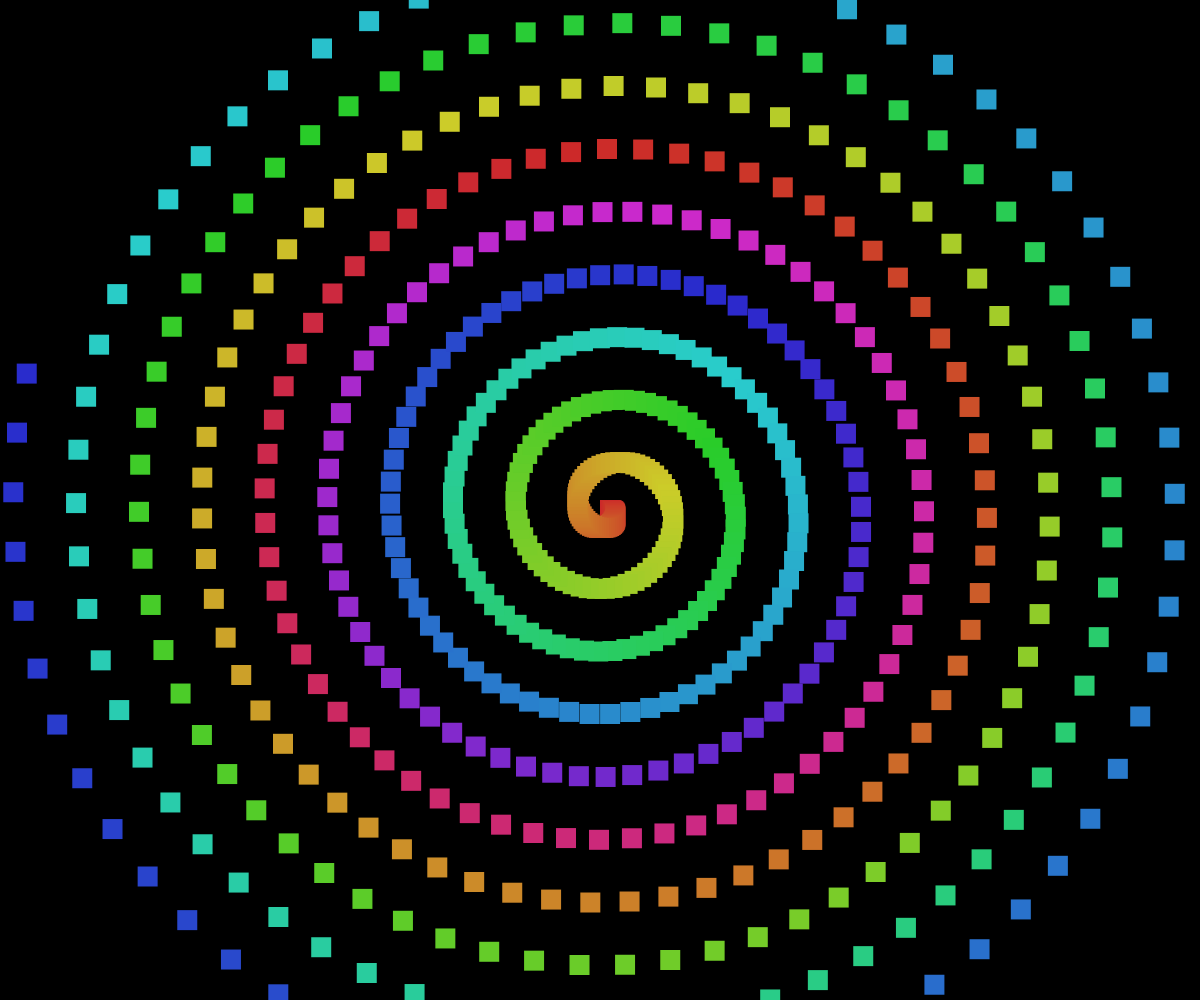
Frame 1 (no input)
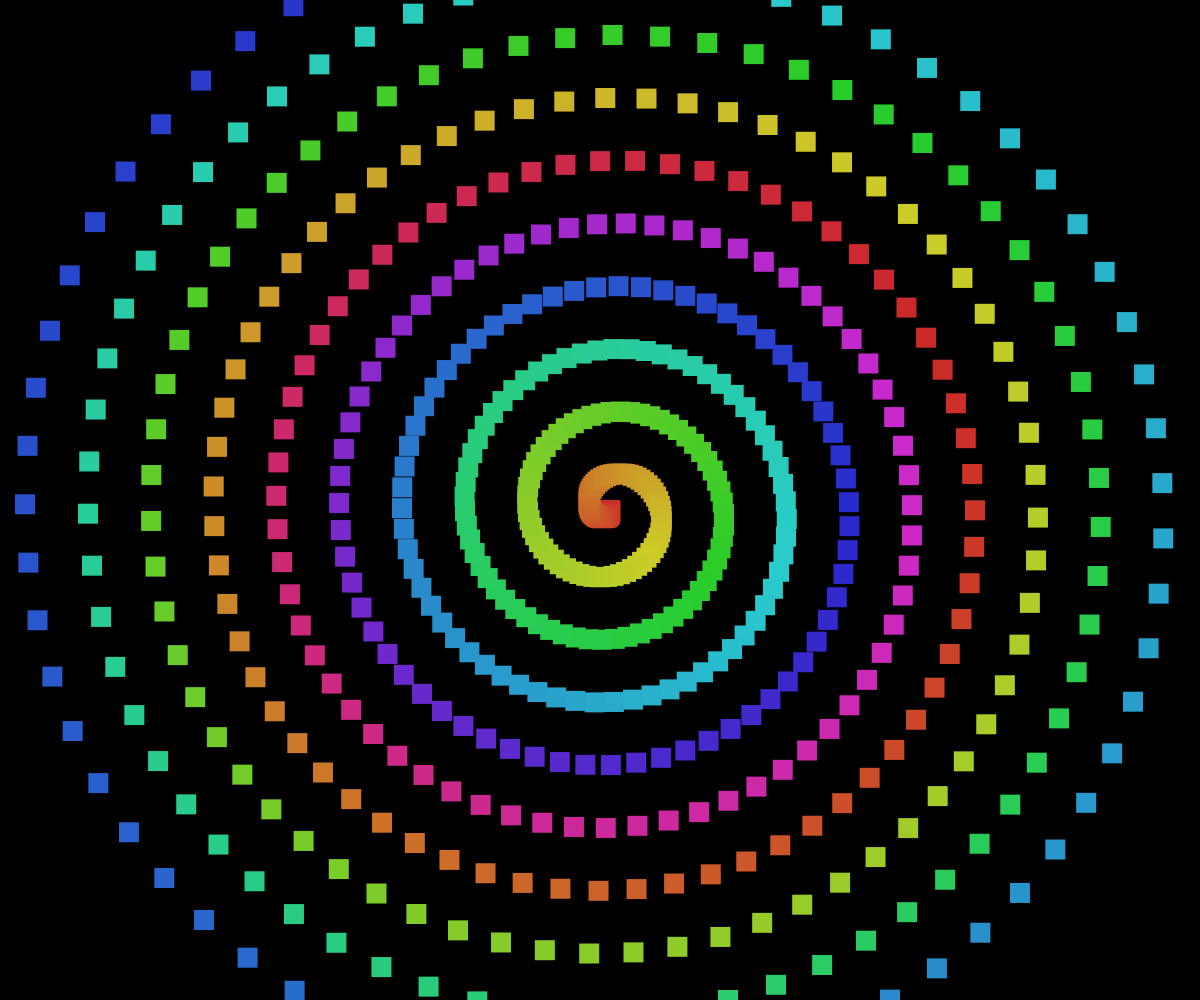
Frame 60 (no input)
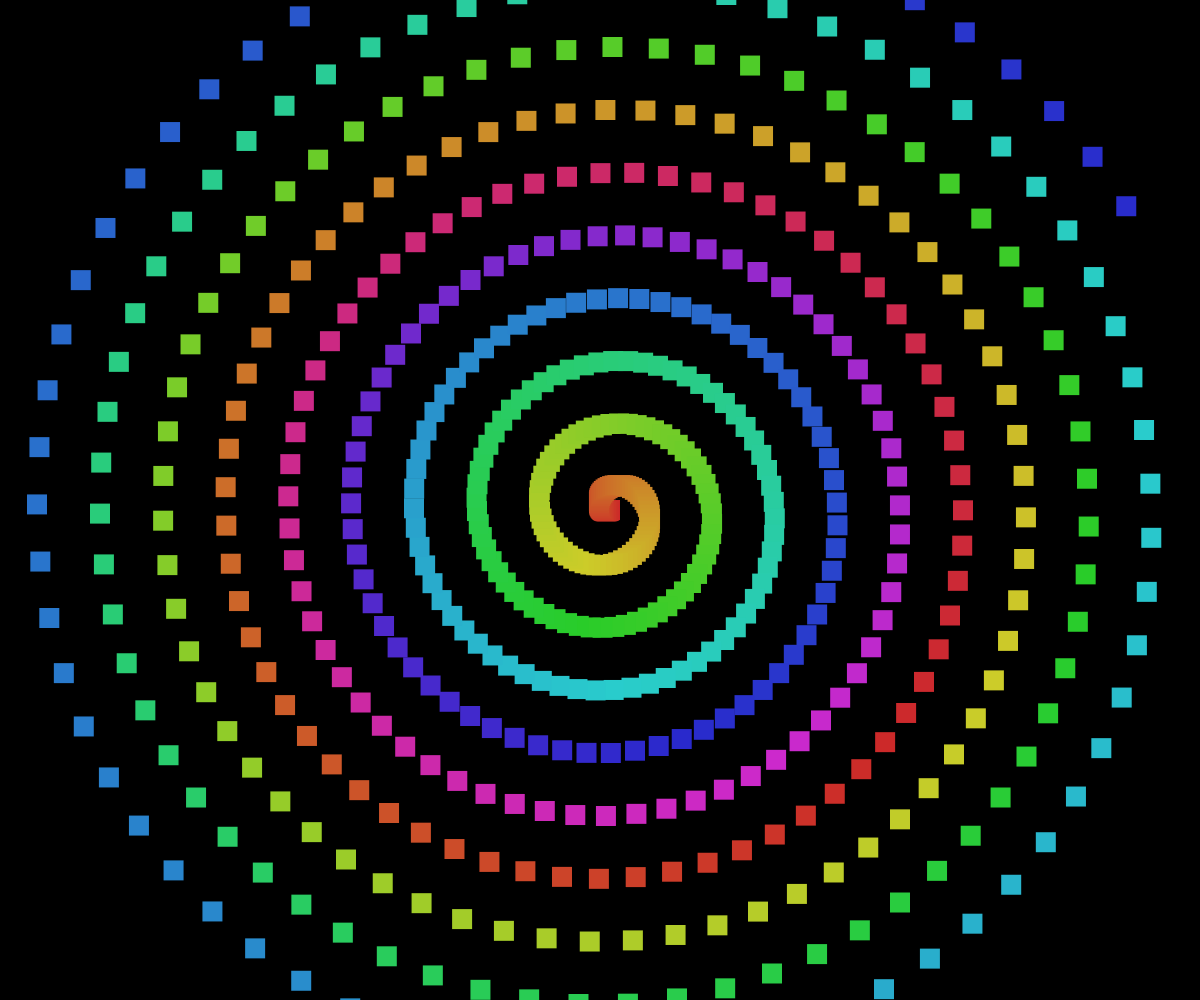
Frame 120 (the mouse pressed at the canvas centre since frame 60)

The p5.js sketch that drew these frames (run headless with seeded random() and noise() and a simulated clock; from frame 60 on, the mouse is pressed at the canvas centre):

// p5.js sketch
// ── sketch.js
function setup() {
  createCanvas(windowWidth, windowHeight);
  colorMode(HSB);
  noStroke();
}

function draw() {
  background(0);
  translate(width / 2, height / 2);

  for (let i = 0; i < 600; i++) {
    let ang = i / 10 + frameCount / 50;
    let r = i;

    fill(i % 360, 80, 80);
    rect(cos(ang) * r, sin(ang) * r, 20, 20);
  }
}
